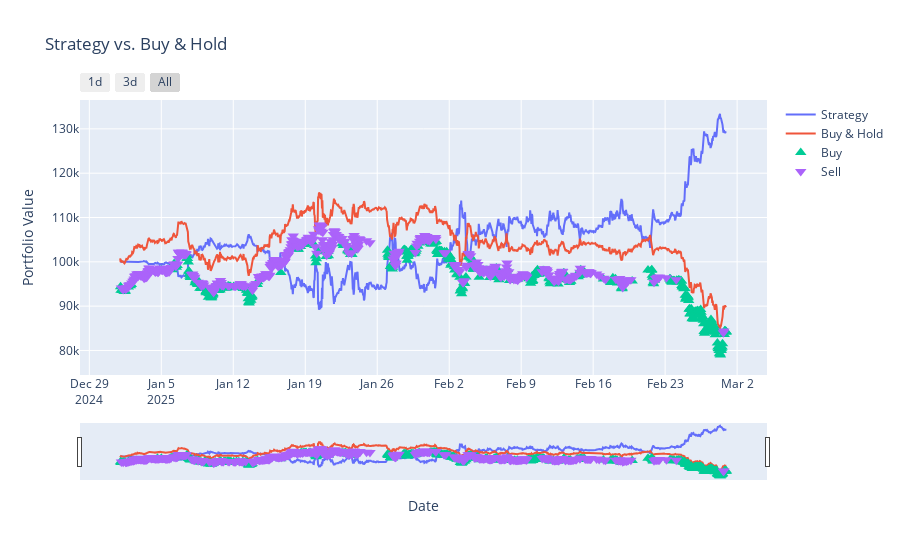

Source (notebook cell):
### Code cell
e = Engine(asset_type= 'cryptocurrencies')
e.add_data(validate_frame)  #
e.add_strategy(XGBoostStrategy(
    model=loaded_model,
    bet_size=best_params["bet_size"],
    initial_data=initial_val_frame,  # Pass initial data for sequencing
))
val_stats = e.run()
fig = e.plot()

### Figure 1 — Plotly figure (JSON) as saved in the notebook; plotly's stock layout.template omitted (floating-point values rounded to 4 significant figures; data arrays with more than 128 entries replaced by an {"elided": "..."} marker saying what was removed)
{"data": [{"mode": "lines", "name": "Strategy", "type": "scatter", "x": {"elided": "1416 str values"}, "y": {"elided": "1416 float values"}}, {"mode": "lines", "name": "Buy & Hold", "type": "scatter", "x": {"elided": "1416 str values"}, "y": {"elided": "1416 float values"}}, {"marker": {"size": 10, "symbol": "triangle-up"}, "mode": "markers", "name": "Buy", "type": "scatter", "x": {"elided": "483 str values"}, "y": {"elided": "483 float values"}}, {"marker": {"size": 10, "symbol": "triangle-down"}, "mode": "markers", "name": "Sell", "type": "scatter", "x": {"elided": "574 str values"}, "y": {"elided": "574 float values"}}], "layout": {"hovermode": "x unified", "title": {"text": "Strategy vs. Buy & Hold"}, "xaxis": {"rangeselector": {"buttons": [{"count": 24, "label": "1d", "step": "hour", "stepmode": "backward"}, {"count": 72, "label": "3d", "step": "hour", "stepmode": "backward"}, {"label": "All", "step": "all"}]}, "rangeslider": {"visible": true}, "title": {"text": "Date"}, "type": "date"}, "yaxis": {"title": {"text": "Portfolio Value"}}}}
